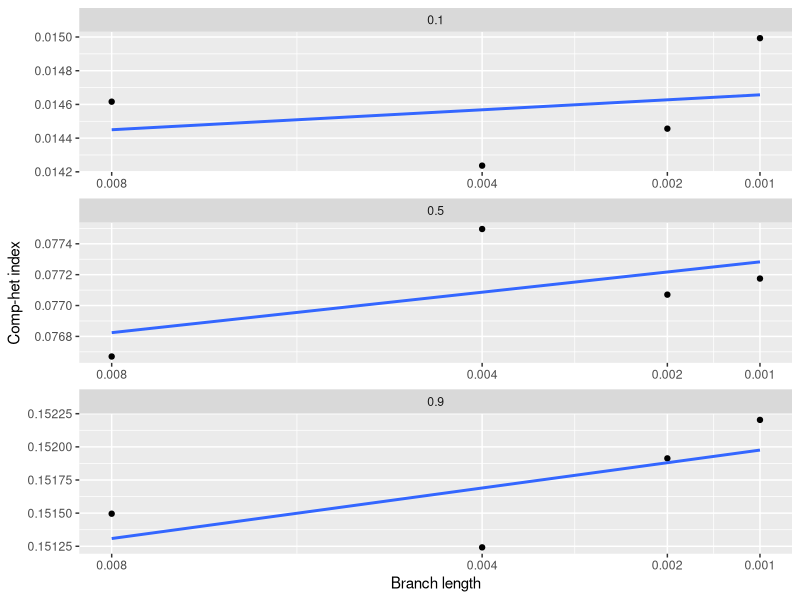

This figure's R source:
setwd("~/Dropbox/Dissertation/Ctenophore-Sponge_Debate/fig_comphet")
data <- read.csv('comphet_index.csv')
library(ggplot2)
p <-ggplot(data, aes(x=Tree, y=Comp.het.index)) + geom_point() + facet_wrap(vars(Inflation.parameter), scales = "free", dir="v")
p + scale_x_reverse(name="Branch length", breaks=c(0.008, 0.004, 0.002, 0.001)) + scale_y_continuous(name="Comp-het index") + labs (color="Inflation parameter") + geom_smooth(method=lm, se=FALSE)

                                                                                                                                         
